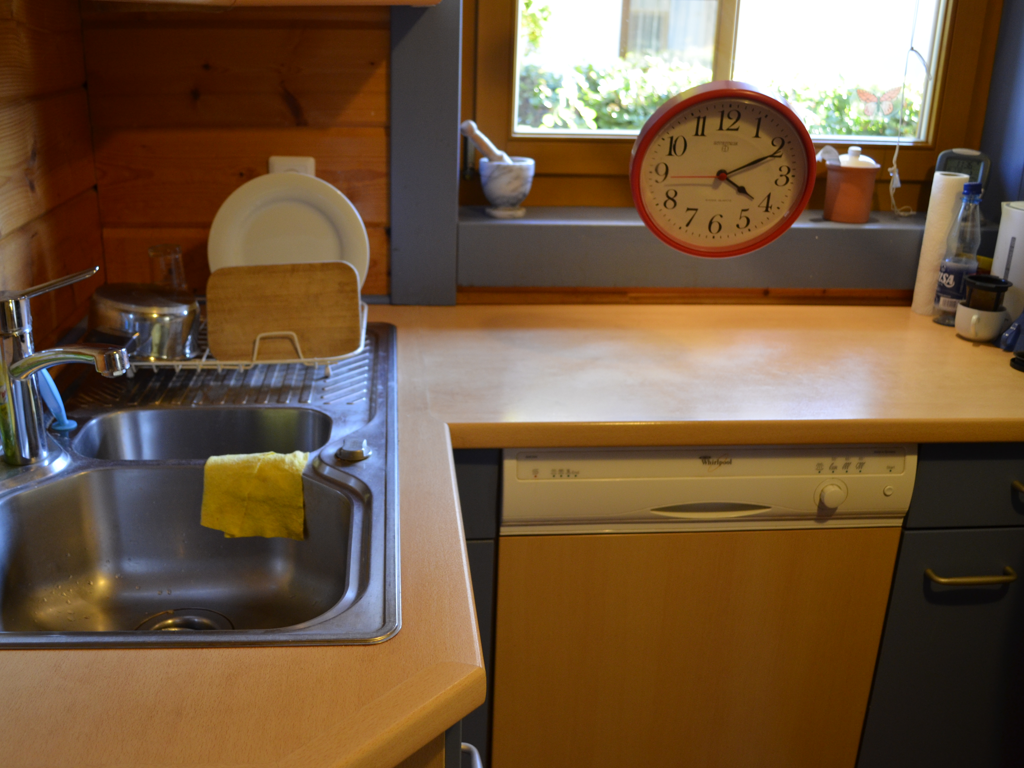
%> input picture Matlab_Scripts/Scene10_EXSEMSYN.png, 1024 x 768 px
$ octave Project.m   (GNU Octave 9; MATLAB toolbox functions it lacks are replaced by stand-ins)
%> lines starting %> are read from the running program, lines starting %| are printed output that depends on the picture
### Matlab_Scripts/MakeFilter.m
function [filterbank, fpar] = MakeFilter(filterName, fpar)
%> called with filterName = 'RadialCheckerboard'
% if fpar does not exist, the function will create parameters for you

if ~exist('fpar', 'var')
    fpar = struct();
end

if  ~isfield(fpar, 'spokes')
    fpar.spokes=11;
    disp(['fpar.spokes not specified, using default value of ', num2str(fpar.spokes)]);
end

if  ~isfield(fpar, 'n')
    fpar.n=1;
    disp(['radial scaling n not specified, using default value of ', num2str(fpar.n)]);
end

if ~isfield(fpar, 'freq')
    fpar.freq=3; % number of cycles per degree
    disp(['fpar.freq not specified, using default value of ', num2str(fpar.freq)]);

end
if ~isfield(fpar, 'wDeg')
    fpar.wDeg = 5;
    disp(['fpar.wDeg not specified, using default value of ', num2str(fpar.wDeg)]);
end

if ~isfield(fpar, 'clip')
    fpar.clip = 0; % 1  - binarization; 2  - rectification
    disp(['fpar.clip not specified, using default value of ', num2str(fpar.clip)]);

end
if ~isfield(fpar, 'plot')
    fpar.plot = 1;
    disp(['fpar.plot not specified, using default value of ', num2str(fpar.plot)]);
end

if ~isfield(fpar, 'nPix')
    fpar.nPix = 1024;
    disp(['fpar.nPix not specified, using default values of ', num2str(fpar.nPix)]);
end

if ~isfield(fpar, 'rect')
    fpar.rect = [1 1 fpar.nPix fpar.nPix];
    disp(['fpar.rect not specified, using default values of ', num2str(fpar.rect)]);
end

if  ~isfield(fpar, 'spokePhase')
    fpar.spokePhase=pi/2;
    disp(['spokePhase n not specified, using default value of ', num2str(fpar.spokePhase)]);
end

if  ~isfield(fpar, 'radPhase')
    fpar.radPhase=pi/2;
    disp(['radPhase n not specified, using default value of ', num2str(fpar.radPhase)]);
end

[X,Y] = meshgrid(linspace(-fpar.wDeg/2,fpar.wDeg/2,fpar.nPix+1)); %generating matrix that goes from -wDeg/2 (-2.5) to wdeg/2 (2.5) in steps of the size of "testImg" (n=1080)
X = X(1:end-1,1:end-1); %putting 0 in the center
Y = Y(1:end-1,1:end-1);

%% this stufilterbank can be an input variable
[THETA,RAD] = cart2pol(X,Y); % going from cartesian to polar coordinates

if strcmp(filterName, 'None')
    FILT = ones(size(RAD));
    FILT_INV= ones(size(RAD));
elseif strcmp(filterName, 'RadialCheckerboard')
    RAD = fpar.wDeg./(fpar.wDeg.^(1./fpar.n)).*((RAD+.25).^(1/fpar.n));
    F_RAD=sin(RAD*fpar.freq.*2*pi-fpar.radPhase); %  concentric ring part of filter
    F_SPOKES=sin(THETA*fpar.spokes-fpar.spokePhase); % wedgy part of filter filter
    FILT=F_RAD.*F_SPOKES; % radial checkerboard filer
    FILT_INV=-FILT; % contrast reverse radial checkerboard filter
elseif strcmp(filterName, 'Checkerboard')
    F_X = sin(.5*2*pi*((X)));
    F_Y = sin(.5*2*pi*((Y)));
    FILT = F_X.*F_Y; % checkerboard filter
    FILT_INV=-FILT; % inverse checkerboard filter
else
    errordlg('fiterName not recognized');
end
if fpar.clip == 1 % binarize filter (i.e. no blurred edges)
    FILT=FILT>=0;
    FILT_INV=FILT_INV>=0;
elseif fpar.clip == 2 % rectification of filter
    FILT(FILT<0) = 0;
    FILT_INV(FILT_INV<0) = 0;
else
    FILT = (FILT+1)./2; % do not binarize filter. results in gaussian blurred edges
    FILT_INV = (FILT_INV+1)./2;
end

filterbank(1).filt = FILT;
filterbank(2).filt = FILT_INV;

% plot filters side by side
if fpar.plot
    figure(1)
    fnames = {'F', 'F'''};
    for f = 1:length(filterbank)
        subplot(1, length(filterbank), f);
        image(uint8(255.*filterbank(f).filt)); axis equal; drawnow
        axis off; colormap(gray(256));
        title(['Filter ', fnames{f}])
        sgtitle('Contrast Reversed Filters');
    end
end

### Matlab_Scripts/Project.m
% Neuro 545 Project written by Rebecca Esquenazi

% The following code uses concepts from Fourier transforms covered in
% class. This code was adapted and extended from an existing project I'm
% working on which aims to explore perceptual learning for retinal
% prosthesis users (see more in the README section of this repository). In
% the following sections, a series of fourier filters will be created and
% convolved with an 1) image of a natural scene, and 2) its contrast reversed
% complement. The main goal of this portion of the project is to examine
% (i.e. 'clipping') the filter, or blurring the edges of the filter.
% As discussed in class, fourier transforms of an edge versus a gaussian
% result in different results that are of interest in image processing, as
% well as the current research question.

%% Parameters for Radial Checkerboard Filter
% fpar is a structure that stores all the necessary parameters for the
% filter

fpar.nPix = 1024; %size of the filter
fpar.spokes =4; % number of spokes (i.e. rings)
fpar.freq = 13; % number of cycles per degree
fpar.wDeg = 5; % size of filter in degrees of visual angle
fpar.clip = 1; % this option binarizes the filter (1), or causes the filter to have a large sigmar that blurs the edges
fpar.plot = 1; % turn plotting on (1) or off (0)
fpar.n = 20; % radial scaling factor
fpar.rect = [1 1 1024 1024]; % for plotting purposes
fpar.radPhase = pi/2; % phase of the radius
fpar.spokePhase = pi/4; % phase of the spokes
filterName = 'RadialCheckerboard'; %name of the filter

%% Make filter

% This function takes in the name of a filter that you want to create, and
% parameters for that filter. If there are no parameters given, then
% function automatically creates filter parameters in a structure called
% 'fpar'. The function outputs a bank of two filters that are
% contrast reversed complements of each other. These filters are already in
% the fourier domain and are ready to be convolved with images later on.
% There are two options - either create two radial checkerboard filters, or
% two checkerboard filters.

% First, we will start with a radial checkerboard filter (as indicated by
% the string "filterName").

[filterbankClip, fpar] = MakeFilter(filterName, fpar);
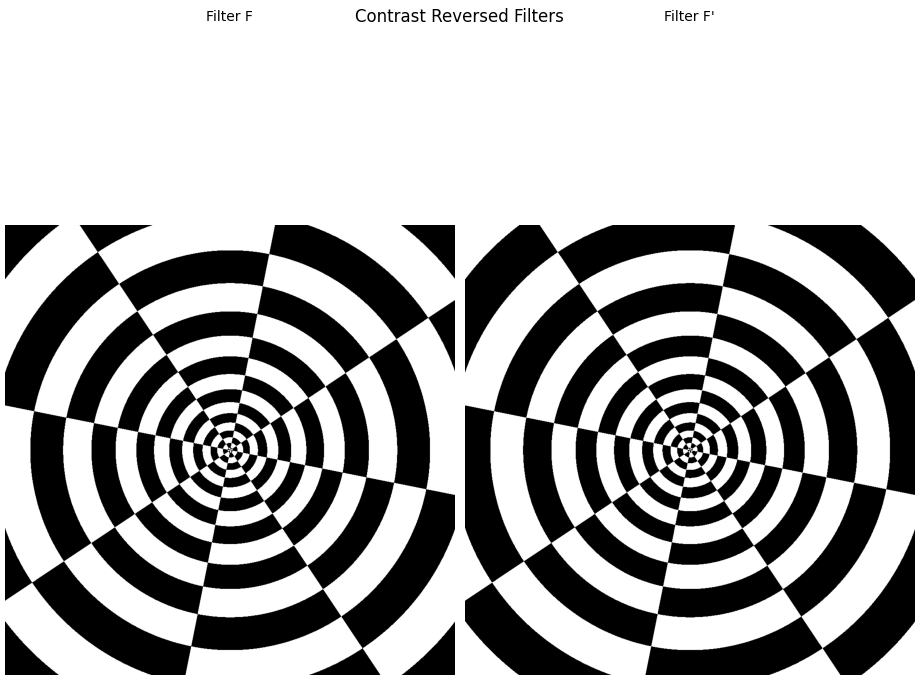
%> figure redrawn from the program's plot data, 2 panels

%% Define weights to convert filtered inputs into eye inputs

% the idea behind these stimuli is that the resulting images will have half
% the spatial frequency and orientation information 'flipped' or 'contrast
% reversed' in each eye. In order to do that, weights have been assigned to
% each eye that rearrange the filters in the filter bank.

% F = Original Filter
% F' = Contrast Reversed Filter
% I = Original Image
% I' = Contrast Reversed Image

eyeWeight(1).w = zeros(length(filterbankClip), 2); % left eye
eyeWeight(1).w(1, 1) = 1; eyeWeight(1).w(2, 2) = 1; % F * I + F' * I'
eyeWeight(2).w = zeros(length(filterbankClip), 2); % right eye
eyeWeight(2).w(2, 1) = 1; eyeWeight(2).w(1, 2) = 1; % F * I' + F' * I

%% Fourier the image and it's inverse

% This is where we get to actually apply the filters to each image using
% convolution. First, the image is read in and converted into proper
% formatting for the function 'FilterScene'.

Img = imread('Scene10_EXSEMSYN.png');
%> Img is the input picture: size 768x1024x3 uint8; mean R, G, B 112, 86.6, 61.5
Img = mean(Img,3); % take average of R, G, B matrices
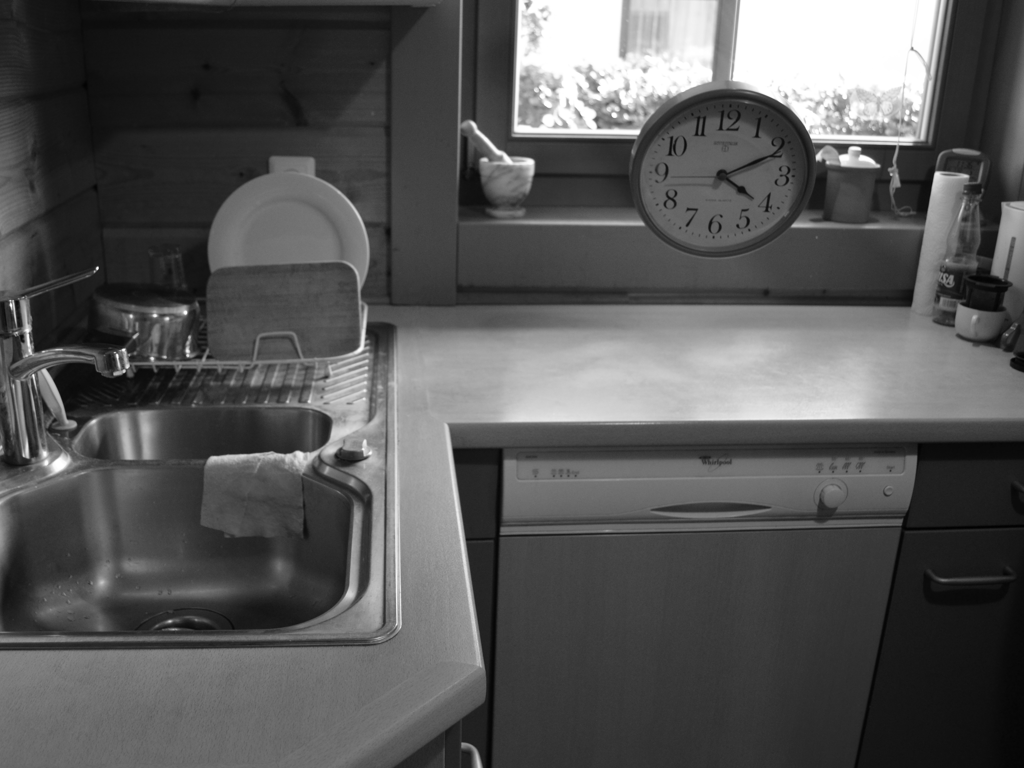
%> Img: size 768x1024 double; min 1.33, max 255, mean 86.7
%> (the run ends here)
